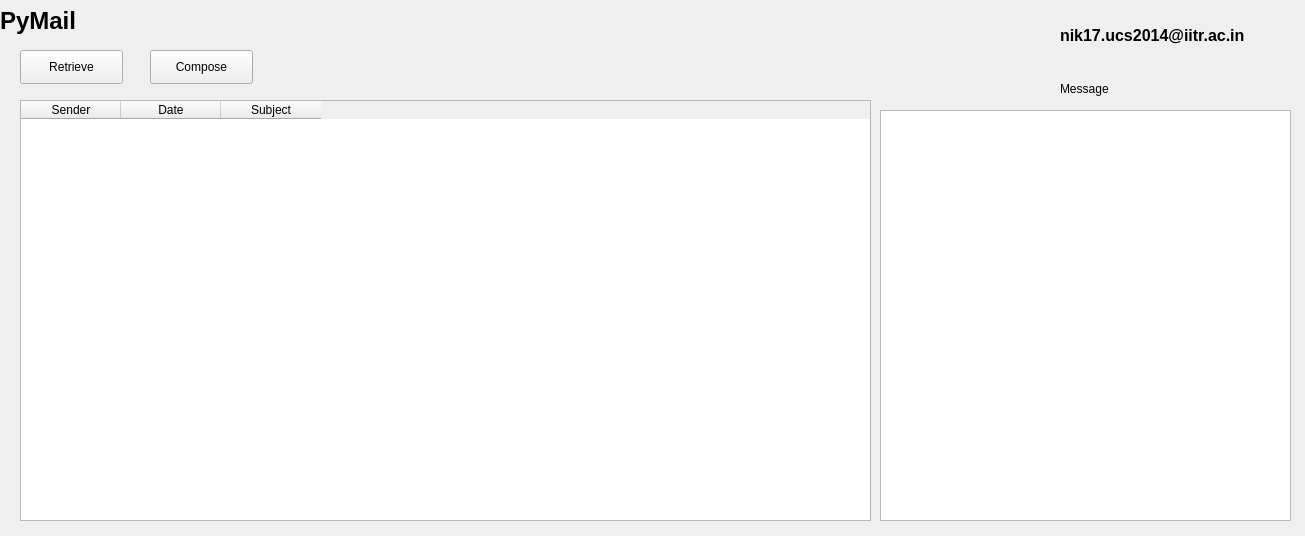
<?xml version="1.0" encoding="UTF-8"?>
<ui version="4.0">
 <class>Form</class>
 <widget class="QWidget" name="Form">
  <property name="geometry">
   <rect>
    <x>0</x>
    <y>0</y>
    <width>1305</width>
    <height>536</height>
   </rect>
  </property>
  <property name="windowTitle">
   <string>Form</string>
  </property>
  <widget class="QLabel" name="app_title_2">
   <property name="geometry">
    <rect>
     <x>1060</x>
     <y>20</y>
     <width>221</width>
     <height>31</height>
    </rect>
   </property>
   <property name="font">
    <font>
     <pointsize>12</pointsize>
     <weight>75</weight>
     <bold>true</bold>
    </font>
   </property>
   <property name="text">
    <string>nik17.ucs2014@iitr.ac.in</string>
   </property>
  </widget>
  <widget class="QPushButton" name="retrieve_button">
   <property name="geometry">
    <rect>
     <x>20</x>
     <y>50</y>
     <width>103</width>
     <height>34</height>
    </rect>
   </property>
   <property name="text">
    <string>Retrieve</string>
   </property>
  </widget>
  <widget class="QPushButton" name="compose_button">
   <property name="geometry">
    <rect>
     <x>150</x>
     <y>50</y>
     <width>103</width>
     <height>34</height>
    </rect>
   </property>
   <property name="text">
    <string>Compose</string>
   </property>
  </widget>
  <widget class="QTableWidget" name="received_email">
   <property name="geometry">
    <rect>
     <x>20</x>
     <y>100</y>
     <width>851</width>
     <height>421</height>
    </rect>
   </property>
   <column>
    <property name="text">
     <string>Sender</string>
    </property>
   </column>
   <column>
    <property name="text">
     <string>Date</string>
    </property>
   </column>
   <column>
    <property name="text">
     <string>Subject</string>
    </property>
   </column>
  </widget>
  <widget class="QTextBrowser" name="email_body">
   <property name="geometry">
    <rect>
     <x>880</x>
     <y>110</y>
     <width>411</width>
     <height>411</height>
    </rect>
   </property>
   <property name="html">
    <string>&lt;!DOCTYPE HTML PUBLIC &quot;-//W3C//DTD HTML 4.0//EN&quot; &quot;http://www.w3.org/TR/REC-html40/strict.dtd&quot;&gt;
&lt;html&gt;&lt;head&gt;&lt;meta name=&quot;qrichtext&quot; content=&quot;1&quot; /&gt;&lt;style type=&quot;text/css&quot;&gt;
p, li { white-space: pre-wrap; }
&lt;/style&gt;&lt;/head&gt;&lt;body style=&quot; font-family:'Sans Serif'; font-size:11pt; font-weight:400; font-style:normal;&quot;&gt;
&lt;p style=&quot;-qt-paragraph-type:empty; margin-top:0px; margin-bottom:0px; margin-left:0px; margin-right:0px; -qt-block-indent:0; text-indent:0px;&quot;&gt;&lt;br /&gt;&lt;/p&gt;&lt;/body&gt;&lt;/html&gt;</string>
   </property>
  </widget>
  <widget class="QLabel" name="label">
   <property name="geometry">
    <rect>
     <x>1060</x>
     <y>80</y>
     <width>71</width>
     <height>18</height>
    </rect>
   </property>
   <property name="text">
    <string>Message</string>
   </property>
  </widget>
  <widget class="QLabel" name="app_title">
   <property name="geometry">
    <rect>
     <x>0</x>
     <y>0</y>
     <width>101</width>
     <height>41</height>
    </rect>
   </property>
   <property name="font">
    <font>
     <pointsize>18</pointsize>
     <weight>75</weight>
     <bold>true</bold>
    </font>
   </property>
   <property name="text">
    <string>PyMail</string>
   </property>
  </widget>
 </widget>
 <resources/>
 <connections/>
</ui>
